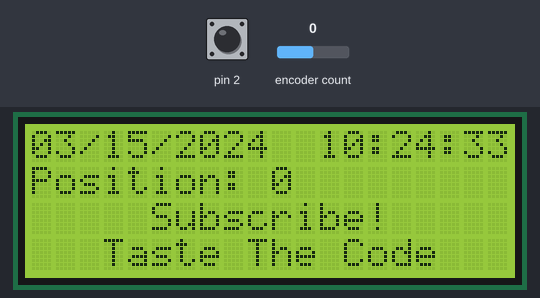
The sketch below on a simulated Arduino Uno, built with avr-gcc and run on an emulated ATmega328P. Shown: 20×4 character LCD. Inputs (shaded band) come from the test bench; at power-on: pin 2 HIGH, encoder count 0. The local clock reads 2024-03-15 10:24:30 at power-on unless the sketch sets it; what the sketch prints to the serial monitor is not drawn.

Above: at 3.3 s.
3.4 s: pin 2 pulled LOW for 0.15 s
At 4.6 s:
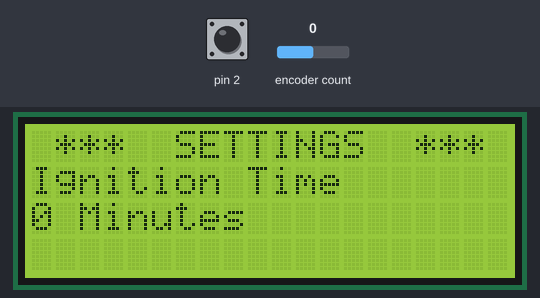
6.5 s: pin 2 pulled LOW for 1 s
At 7.1 s:
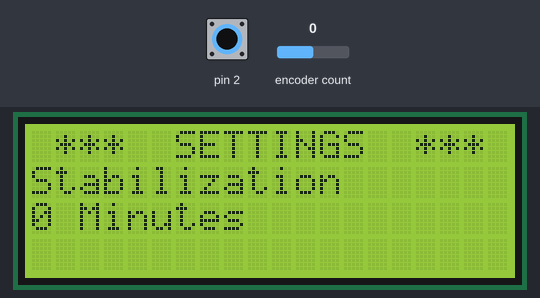
10.5 s: pin 2 pulled LOW for 0.15 s
At 11.1 s:
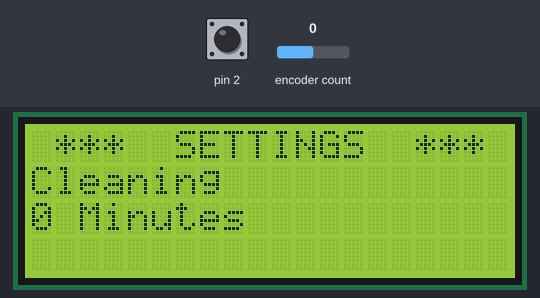
13.6 s: pin 2 pulled LOW for 3.2 s
At 14.7 s:
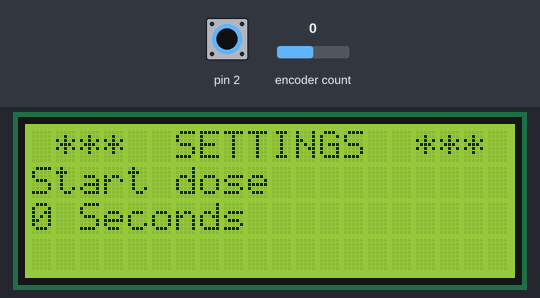
19.2 s: encoder count set to 1
At 20.8 s:
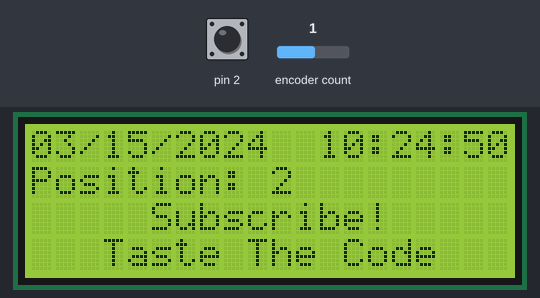
21.5 s: encoder count set to 2
At 22.5 s:
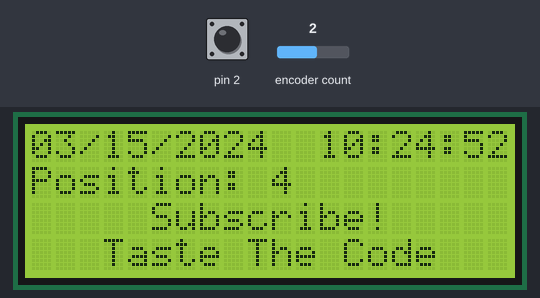
Timing chart, 0 to 24.5 s (numbered marks = the images above; inputs shaded):
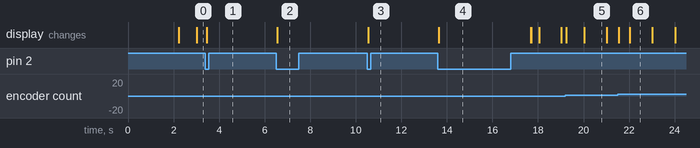

The sketch:

lcd-menu-example.ino
```cpp
#include <ThreeWire.h>
#include <RtcDS1302.h>
#include <Wire.h>
#include <LiquidCrystal_I2C.h>
//#define ENCODER_OPTIMIZE_INTERRUPTS
#include <Encoder.h>

ThreeWire myWire(8,7,9); // DAT, CLK, RST
RtcDS1302<ThreeWire> Rtc(myWire);
LiquidCrystal_I2C lcd(0x27,20,4);
Encoder myEnc(3, 4);
String timeStr = "";
long oldPosition  = -999;
long initPosition = -999;
unsigned long menuTriggeredTime = 0;
const int numOfScreens = 5;
int currentScreen = -1;
String screens[numOfScreens][2] = {
  {"Ignition Time","Minutes"},
  {"Stabilization", "Minutes"},
  {"Cleaning","Minutes"},
  {"Start dose","Seconds"},
  {"Cut-off Temperature","Celsius"},
};
int parameters[numOfScreens];
bool updateScreen = true;

void setup() {
  Serial.begin(115200);
  //Wire.begin(D1, D2);
  pinMode(2, INPUT_PULLUP);
  attachInterrupt(digitalPinToInterrupt(2), triggerMenu, FALLING);
  initScreen();
  initTime();
  delay(2000);
}

void loop() {
  long newPosition = myEnc.read();
  if (newPosition != oldPosition && newPosition % 2 == 0) {
    Serial.println(newPosition);
    printPosition(newPosition / 2);
    if(menuTriggeredTime != 0 && currentScreen != -1) {
      if(newPosition > oldPosition) {
        parameters[currentScreen]++;
      } else {
        parameters[currentScreen]--;
      }
      //reset menu trigger time on parameter change
      menuTriggeredTime = millis();
      updateScreen = true;
    }
    oldPosition = newPosition;
  }

  if(menuTriggeredTime != 0 && currentScreen != -1) {
    displayMenu();
    if(menuTriggeredTime + 4000 < millis()) {
      menuTriggeredTime = 0;
      currentScreen = -1;
      Serial.println("Init pos:");
      Serial.println(initPosition);
      myEnc.write(initPosition);
      oldPosition = initPosition;
      newPosition = initPosition;
      initPosition = -999;
      printPosition(oldPosition / 2);
      clearLCDLine(2);
      lcd.setCursor(5,2);
      lcd.print("Subscribe!");
      lcd.setCursor(3,3);
      lcd.print("Taste The Code");
    }
  } else {
    RtcDateTime now = Rtc.GetDateTime();
    updateTime(returnDateTime(now));
    if (!now.IsValid())
    {
        // Common Causes:
        //    1) the battery on the device is low or even missing and the power line was disconnected
        Serial.println("RTC lost confidence in the DateTime!");
    }
  }


  delay(10);
}

void initScreen() {

  lcd.init();
  lcd.init(); // double init clears any previous text
  // Print a message to the LCD.
  lcd.backlight();
  lcd.setCursor(3,0);
  lcd.print("PELLET BURNER");
  lcd.setCursor(4,1);
  lcd.print("LCD Example");
  lcd.setCursor(5,2);
  lcd.print("Subscribe!");
  lcd.setCursor(3,3);
  lcd.print("Taste The Code");
}

void initTime() {
  Rtc.Begin();
  RtcDateTime compiled = RtcDateTime(__DATE__, __TIME__);
  timeStr = returnDateTime(compiled);
  Serial.println(timeStr);

  if (!Rtc.IsDateTimeValid())
  {
    // Common Causes:
    //    1) first time you ran and the device wasn't running yet
    //    2) the battery on the device is low or even missing

    Serial.println("RTC lost confidence in the DateTime!");
    Rtc.SetDateTime(compiled);
  }

  if (Rtc.GetIsWriteProtected())
  {
    Serial.println("RTC was write protected, enabling writing now");
    Rtc.SetIsWriteProtected(false);
  }

  if (!Rtc.GetIsRunning())
  {
    Serial.println("RTC was not actively running, starting now");
    Rtc.SetIsRunning(true);
  }

  RtcDateTime now = Rtc.GetDateTime();
  if (now < compiled)
  {
    Serial.println("RTC is older than compile time!  (Updating DateTime)");
    Rtc.SetDateTime(compiled);
  }
  else if (now > compiled)
  {
    Serial.println("RTC is newer than compile time. (this is expected)");
  }
  else if (now == compiled)
  {
    Serial.println("RTC is the same as compile time! (not expected but all is fine)");
  }
}

void printPosition(long pos) {
  clearLCDLine(1);
  lcd.setCursor(0,1);
  lcd.print("Position: ");
  lcd.print(pos);
}

void clearLCDLine(int line)
{
  lcd.setCursor(0,line);
  for(int n = 0; n < 20; n++) // 20 indicates symbols in line. For 2x16 LCD write - 16
  {
    lcd.print(" ");
  }
}

void updateTime(String tStr) {
  if(timeStr != tStr) {
    lcd.setCursor(0,0);
    lcd.print(tStr);
    timeStr = tStr;
  }
}

#define countof(a) (sizeof(a) / sizeof(a[0]))

String returnDateTime(const RtcDateTime& dt)
{
  char datestring[21];
  snprintf_P(datestring,
    countof(datestring),
    PSTR("%02u/%02u/%04u  %02u:%02u:%02u"),
    dt.Month(),
    dt.Day(),
    dt.Year(),
    dt.Hour(),
    dt.Minute(),
    dt.Second() );
  return datestring;
}

void triggerMenu()
{
  if(menuTriggeredTime + 50 < millis()){
    if(menuTriggeredTime == 0) {
      initPosition = oldPosition;
    }
    menuTriggeredTime = millis();
    currentScreen++;
    if(currentScreen >= numOfScreens) {
      currentScreen = 0;
    }
    updateScreen = true;
  }
}

void displayMenu() {
  if(updateScreen) {
    lcd.clear();
    lcd.print(" ***  SETTINGS  *** ");
    lcd.setCursor(0,1);
    lcd.print(screens[currentScreen][0]);
    lcd.setCursor(0,2);
    lcd.print(parameters[currentScreen]);
    lcd.print(" ");
    lcd.print(screens[currentScreen][1]);
    updateScreen = false;
  }
}
```

Measured:
- after the input at 3.4 s, the display: changes after 0.05 s (image 1)
- after the input at 6.5 s, the display: changes after 0.05 s (image 2)
- after the input at 10.5 s, the display: changes at once (image 3)
- after the input at 13.6 s, the display: changes after 0.05 s (image 4)
- what the display in image 5 shows lasts 1.0 s, from 20.0 s to 21.0 s
